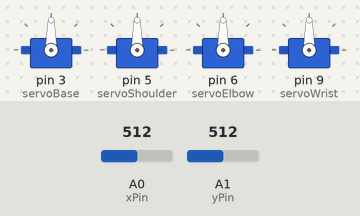
Recording of a sketch running on a simulated Arduino Uno, built with avr-gcc and run on an emulated ATmega328P. Parts: 4 × servo. Inputs (shaded band) come from the test bench; at power-on: A0 (xPin) = 512, A1 (yPin) = 512.

Above: at 1.2 s.
1.3 s: A0 (xPin) set to 593
2.8 s: A0 (xPin) set to 612
At 3.08 s:
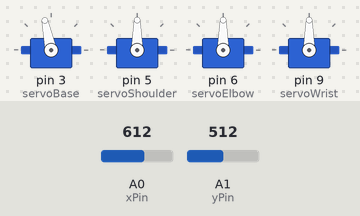
At 5.6 s:
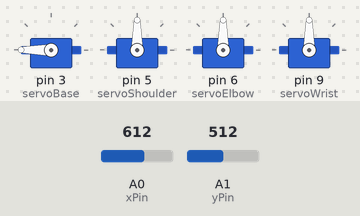
5.8 s: A1 (yPin) set to 590
7.3 s: A1 (yPin) set to 608
At 10.1 s:
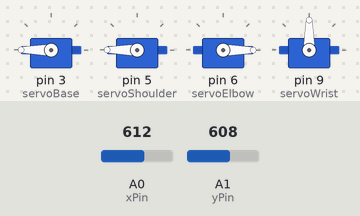
10.3 s: A1 (yPin) set to 409
11.8 s: A1 (yPin) set to 382
At 16.7 s:
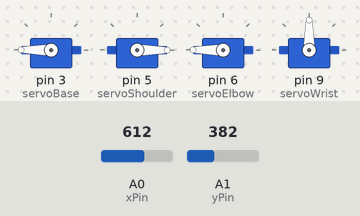
Timing chart, 0 to 17.3 s (numbered marks = the images above; inputs shaded):
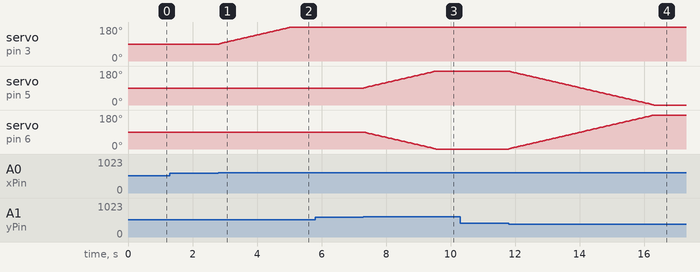

The sketch:

code.ino
```cpp
#include <Servo.h>

// Create Servo objects
Servo servoBase;
Servo servoShoulder;
Servo servoElbow;
Servo servoWrist;

// Analog joystick pins
const int xPin = A0;
const int yPin = A1;

// Servo positions
int posBase = 90;
int posShoulder = 90;
int posElbow = 90;
int posWrist = 90;

// Servo control sensitivity
int sensitivity = 2; // Higher = slower response

void setup() {
  // Attach servos to pins
  servoBase.attach(3);
  servoShoulder.attach(5);
  servoElbow.attach(6);
  servoWrist.attach(9);

  // Move servos to initial position
  servoBase.write(posBase);
  servoShoulder.write(posShoulder);
  servoElbow.write(posElbow);
  servoWrist.write(posWrist);

  // Start serial (optional for debugging)
  Serial.begin(9600);
}

void loop() {
  // Read analog joystick values
  int xVal = analogRead(xPin); // 0 to 1023
  int yVal = analogRead(yPin); // 0 to 1023

  // Map joystick values to directional movement
  if (xVal < 400) {
    posBase -= sensitivity;
  } else if (xVal > 600) {
    posBase += sensitivity;
  }

  if (yVal < 400) {
    posShoulder -= sensitivity;
    posElbow += sensitivity;
  } else if (yVal > 600) {
    posShoulder += sensitivity;
    posElbow -= sensitivity;
  }

  // Clamp angles to valid range (0–180)
  posBase = constrain(posBase, 0, 180);
  posShoulder = constrain(posShoulder, 0, 180);
  posElbow = constrain(posElbow, 0, 180);
  posWrist = constrain(posWrist, 0, 180);

  // Write positions to servos
  servoBase.write(posBase);
  servoShoulder.write(posShoulder);
  servoElbow.write(posElbow);
  // Wrist could be static or use button (optional)

  delay(50); // Small delay for smooth movement
}
```

Measured:
- the behaviour switches between 600 and 601 on A0 (xPin) (found by bisection; images 0 and 1)
- the behaviour switches between 600 and 601 on A1 (yPin) (found by bisection; images 2 and 3)
- the behaviour switches between 400 and 399 on A1 (yPin) (found by bisection; images 3 and 4)
- after the input at 1.3 s, every drawn part: stays the same
- after the input at 2.8 s, servo on pin 3 (servoBase): moves from 90° to 180° over 2.2 s, starting at once
- after the input at 5.8 s, every drawn part: stays the same
- after the input at 7.3 s, servo on pin 5 (servoShoulder): moves from 90° to 180° over 2.2 s, starting at once; servo on pin 6 (servoElbow): moves from 90° to 0° over 2.2 s, starting at once
- after the input at 10.3 s, every drawn part: stays the same
- after the input at 11.8 s, servo on pin 5 (servoShoulder): moves from 180° to 0° over 4.5 s, starting at once; servo on pin 6 (servoElbow): moves from 0° to 180° over 4.5 s, starting at once
